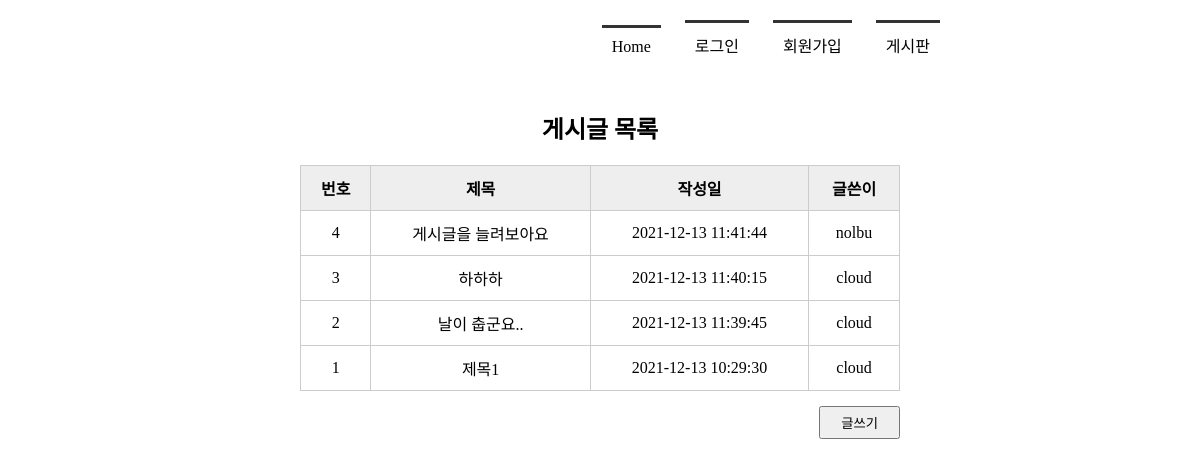
Page /boardlist/ on the committed database.
### tables this page shows
CREATE TABLE board(
        bno         INTEGER     PRIMARY KEY     AUTOINCREMENT,
        title       TEXT        NOT NULL,
        content     TEXT        NOT NULL,
        create_date TIMESTAMP DATE DEFAULT(datetime('now', 'localtime')),
        mid         CHAR(5)     NOT NULL,
        FOREIGN KEY (mid) REFERENCES member(mid)
        );

### app.py (the view)
@app.route('/boardlist/')
def boardlist():
    conn = getconn()
    cur = conn.cursor()
    sql = "SELECT * FROM board ORDER BY bno DESC"       #게시글을 내림차순으로 정렬
    cur.execute(sql)
    rs = cur.fetchall()
    conn.close()
    return render_template('boardlist.html', rs = rs)

### app.py (called while the page is built)
def getconn():
    conn = sqlite3.connect('./memberdb.db')
    return conn

### templates/boardlist.html (shortened to what this page needs)
<!DOCTYPE html>
<html lang="ko">
<head>
    <link rel="stylesheet" href="{{ url_for('static', filename='css/style.css') }}">
</head>
<body>
    <div id ="container">
        {% include 'navbar.html' %}
        <section>
            <h1>게시글 목록</h1>
            <table>
                <tr>
                    <th>번호</th>
                    <th>제목</th>
                    <th>작성일</th>
                    <th>글쓴이</th>
                </tr>
                {% for i in rs %}
                <tr>
                    <td>{{ i[0] }}</td>
                    <td>{{ i[1] }}</td>
                    <td>{{ i[3] }}</td>
                    <td>{{ i[4] }}</td>
                </tr>
                {% endfor %}
            </table>
            <div class ="btn_write">
                <input type="button" value ="글쓰기" onclick="goWrite()" >
            </div>
        </section>
    </div>
</body>
</html>

### static/css/style.css (style rules this page uses)
* { margin: 0; padding:0; }
#container { width: 1000px; margin: 10px auto; }
section { text-align: center; }
section table { width : 600px; border-collapse: collapse; }
section h1 { margin-bottom: 20px; }
section table, th, td { border: 1px solid #ccc; margin: 0 auto; padding: 10px; }
section table th { background-color: #eee }
section .btn_write { text-align: right; margin: 15px 200px; }
section .btn_write input { padding: 5px 20px; }

### rows in the picture
board: bno "4", title "게시글을 늘려보아요", create_date "2021-12-13 11:41:44", mid "nolbu"
board: bno "3", title "하하하", create_date "2021-12-13 11:40:15", mid "cloud"
board: bno "2", title "날이 춥군요..", create_date "2021-12-13 11:39:45", mid "cloud"
board: bno "1", title "제목1", create_date "2021-12-13 10:29:30", mid "cloud"
